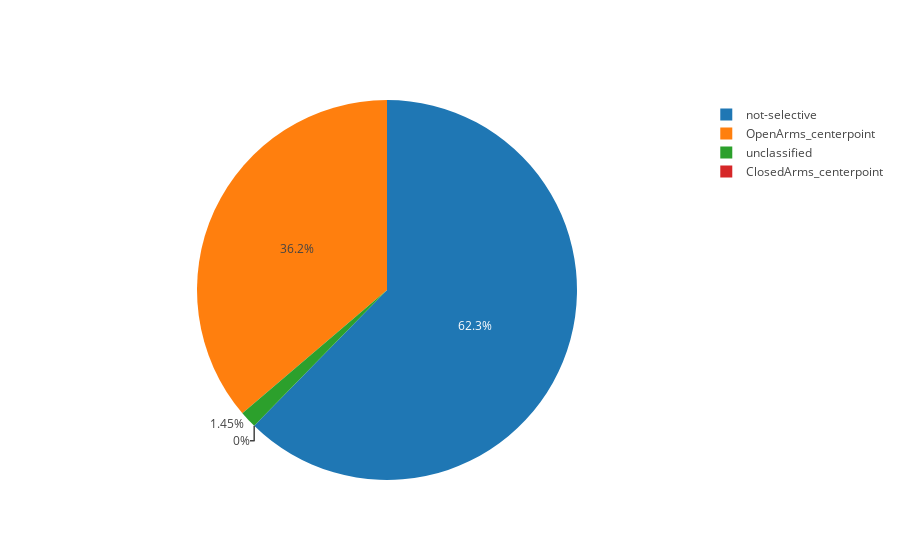

The notebook cell saved with this chart:
### Markdown cell above
## DRD87

### Code cell
drd87_cell_dict = deep_classify(drd87_classified_neurons, drd87_real_diff_vals)
plot_pie_chart(drd87_cell_dict, "OpenArms_centerpoint", "ClosedArms_centerpoint", "not-selective", "unclassified")

### Figure 1 — Plotly figure (JSON) as saved in the notebook; plotly's stock layout.template omitted (floating-point values rounded to 4 significant figures)
{"data": [{"labels": ["OpenArms_centerpoint", "ClosedArms_centerpoint", "not-selective", "unclassified"], "type": "pie", "uid": "4ff197", "values": [25, 0, 43, 1]}], "layout": {"autosize": true}}
